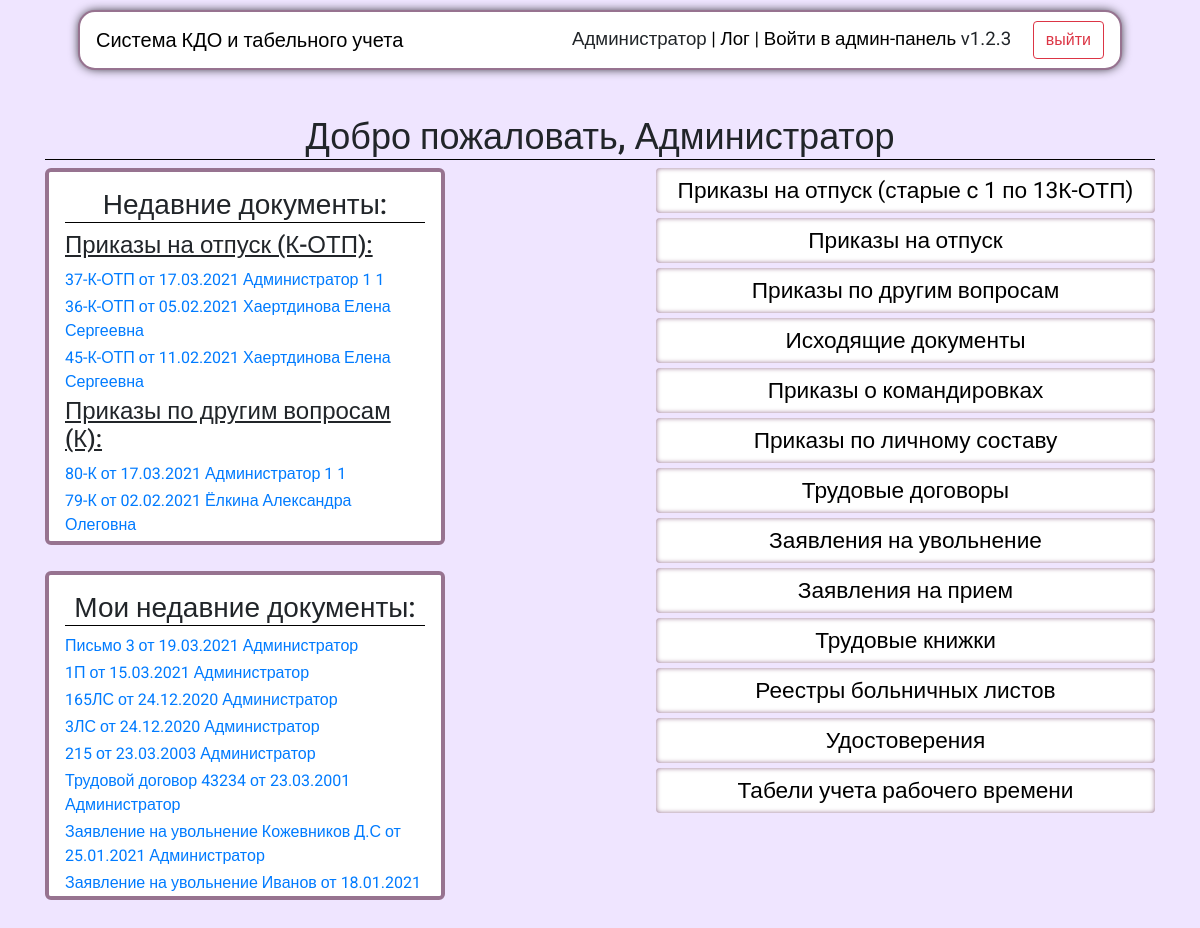
The app's page / (signed in) with its own data.
### reg_jounals/models.py (models this page shows, shortened)
class NewOrdersOnVacation(models.Model):
    order_date = models.DateField(help_text="Введите дату приказа", verbose_name="Дата приказа", db_index=True)
    order_number = models.CharField(blank = True, max_length=10, help_text="Введите номер приказа", verbose_name="Номер приказа", db_index=True)
    res_officer = models.CharField(default="database", blank=True, editable=False,  max_length=256, help_text="Сотрудник, который создал приказ ", verbose_name='Ответственный сотрудник')
    class Meta:
        ordering = ["-id"]
        verbose_name = 'Приказ на отпуск'
        verbose_name_plural = 'Приказы на отпуск (новые)'

class OrdersOnOtherMatters(models.Model):
    oom_number = models.CharField(max_length=5, help_text="Введите номер приказа", verbose_name="Номер приказа", db_index=True)
    oom_date = models.DateField(help_text="Введите дату приказа", verbose_name="Дата приказа", db_index=True)
    oom_content = models.CharField(max_length=256, help_text="Введите содержание приказа", verbose_name='Содержание')
    oom_res_officer = models.CharField(blank=True, editable=False,  max_length=256, help_text="Сотрудник, который внес документ в систему ", verbose_name='Ответственный сотрудник')
    class Meta:
        ordering = ["id"]
        verbose_name = 'Приказ по другим вопросам'
        verbose_name_plural = 'Приказы по другим вопросам'

class OutBoundDocument(models.Model):
    doc_type = models.CharField(default='Письмо', max_length=100, help_text="Введите вид документа (письмо, справка, и.т.д)", verbose_name='Вид', db_index=True)
    doc_number = models.CharField(default='',max_length=10, help_text="Введите номер документа", verbose_name='Номер документа', db_index=True)
    doc_date = models.DateField(help_text="Введите дату документа", verbose_name='Дата документа', db_index=True)
    doc_dest =  models.CharField(max_length=256, help_text="Введите адресата", verbose_name='Получатель (адресат)')
    doc_additionalData = models.CharField(default='none', max_length=256, help_text="Введите содержание документа", verbose_name='Содержание документа')
    doc_res_officer = models.CharField(blank=True, editable=False,  max_length=256, help_text="Сотрудник, который внес документ в систему ", verbose_name='Ответственный сотрудник')
    class Meta:
        ordering = ["id"]
        verbose_name = 'Исходящий документ'
        verbose_name_plural = 'Исходящие документы'

class OrdersOfBTrip(models.Model):
    bt_number = models.CharField(max_length=5, help_text="Введите номер приказа", verbose_name="Номер приказа", db_index=True)
    bt_date = models.DateField(help_text="Введите дату приказа", verbose_name="Дата приказа", db_index=True)
    bt_dep = models.ForeignKey('Departments', on_delete=models.CASCADE, verbose_name="Подразделение ", default="1")
    bt_place = models.CharField(max_length=256, help_text="Введите место командировки", verbose_name="Место командировки", db_index=True)
    bt_emloyer = models.CharField(max_length=256, help_text="Введите ФИО сотрудника", verbose_name="ФИО сотрудника", db_index=True)
    bt_dur_from = models.DateField(default='2000-01-01',help_text="Введите дату начала командировки", verbose_name="Дата начала командировки", db_index=True)
    bt_dur_to = models.DateField(default='2000-01-01',help_text="Введите дату завершения командировки", verbose_name="Дата завершения командировки", db_index=True)
    bt_res_officer = models.CharField(blank=True, editable=False,  max_length=256, help_text="Сотрудник, который внес документ в систему ", verbose_name='Ответственный сотрудник')
    class Meta:
        ordering = ["id"]
        verbose_name = 'Приказ о командировке'
        verbose_name_plural = 'Приказы о командировках'

class OrdersOnPersonnel(models.Model):
    op_number = models.CharField(max_length=5, help_text="Введите номер приказа", verbose_name="Номер приказа", db_index=True)
    op_date = models.DateField(help_text="Введите дату приказа", verbose_name="Дата приказа", db_index=True)
    op_dep = models.ForeignKey('Departments', on_delete=models.CASCADE,  verbose_name="Подразделение ", default="1")
    op_emloyer = models.CharField(max_length=256, help_text="Введите ФИО сотрудника", verbose_name="ФИО сотрудника", db_index=True)
    op_content = models.TextField(help_text="Введите содержание", verbose_name="Содержание приказа")
    op_selected = models.BooleanField(verbose_name="Выделить в списке", default=False)
    op_lastcheck = models.BooleanField(verbose_name="Последний проверенный", default=False)
    op_res_officer = models.CharField(blank=True, editable=False,  max_length=256, help_text="Сотрудник, который внес документ в систему ", verbose_name='Ответственный сотрудник')
    class Meta:
        ordering = ["id"]
        verbose_name = 'Приказ по личному составу'
        verbose_name_plural = 'Приказы по личному составу'

class LaborContract(models.Model):
    lc_number = models.CharField(max_length=256, help_text="Введите номер договора", verbose_name="Номер договора", db_index=True)
    lc_date = models.DateField(help_text="Введите дату договора", verbose_name="Дата договора", db_index=True)
    lc_emloyer = models.CharField(max_length=256, help_text="Введите ФИО принимаемого сотрудника", verbose_name="ФИО принимаемого сотрудника", db_index=True)
    lc_pos = models.CharField(max_length=256, help_text="Введите должность", verbose_name="Должность", db_index=True, default=' ')
    lc_dep = models.ForeignKey('Departments', related_name="departments", on_delete=models.CASCADE, verbose_name="Подразделение ", default="1")
    lc_dateOfInv = models.DateField(help_text="Введите дату приема на работу", verbose_name="Дата приема на работу", db_index=True)
    lc_workCond = models.TextField(help_text="Введите условие работы", verbose_name="Условие работы", db_index=True)
    lc_res_officer = models.CharField(blank=True, editable=False,  max_length=256, help_text="Сотрудник, который внес документ в систему ", verbose_name='Ответственный сотрудник')
    class Meta:
        ordering = ["id"]
        verbose_name = 'Трудовой договор'
        verbose_name_plural = 'Трудовые договоры'

class LetterOfResignation(models.Model):
    lor_date = models.DateField(help_text="Введите дату поступления заявления", verbose_name="Дата поступления заявления", db_index=True)
    lor_number = models.CharField(default='',max_length=10, help_text="Введите номер документа", verbose_name='Номер документа', db_index=True)
    lor_employee = models.CharField(max_length=256, help_text="Введите ФИО увольняемого сотрудника", verbose_name="Увольняемый сотрудник")
    lor_position = models.CharField(max_length=256, help_text="Введите должность увольняемого сотрудника", verbose_name="Должность")
    lor_departament = models.ForeignKey('Departments', on_delete=models.CASCADE, verbose_name="Подразделение ", default="1")
    lor_dateOfRes = models.DateField(help_text="Введите дату увольнения", verbose_name="Дата увольнения", db_index=True)
    lor_additionalData = models.CharField(blank=True, null=True, default=" ", max_length=256, help_text="Введите примечание", verbose_name="Примечание")
    lor_res_officer = models.CharField(blank=True, editable=False,  max_length=256, help_text="Сотрудник, который внес документ в систему ", verbose_name='Ответственный сотрудник')
    class Meta:
        ordering = ["id"]
        verbose_name = 'Заявление на увольнение'
        verbose_name_plural = 'Заявления на увольнение'

### reg_jounals/views.py (the view)
# urls.py: path('', views.index, name='index'),
def index(request):
    if request.user.is_authenticated:
        user_ = request.user
        u_group = user_.groups.all()
        for group in u_group:
            if (group.name == 'Табельщик') or (group.name == 'Сотрудник РО') :
                return redirect('/turv/')
        r_oov = NewOrdersOnVacation.objects.all().order_by('-id')[:3]
        r_my_oov = NewOrdersOnVacation.objects.filter(res_officer=user_.first_name)[:3]
        r_oom = OrdersOnOtherMatters.objects.all().order_by('-id')[:3]
        r_my_oom = OrdersOnOtherMatters.objects.filter(oom_res_officer=user_.first_name).order_by('-id')[:3]
        r_obd = OutBoundDocument.objects.all().order_by('-id')[:3]
        r_my_obd = OutBoundDocument.objects.filter(doc_res_officer=user_.first_name).order_by('-id')[:3]
        r_obt = OrdersOfBTrip.objects.all().order_by('-id')[:3]
        r_my_obt = OrdersOfBTrip.objects.filter(bt_res_officer=user_.first_name).order_by('-id')[:3]
        r_oop = OrdersOnPersonnel.objects.all().order_by('-id')[:3]
        r_my_oop = OrdersOnPersonnel.objects.filter(op_res_officer=user_.first_name).order_by('-id')[:3]
        r_lc = LaborContract.objects.all().order_by('-id')[:3]
        r_my_lc = LaborContract.objects.filter(lc_res_officer=user_.first_name).order_by('-id')[:3]
        r_lor = LetterOfResignation.objects.all().order_by('-id')[:3]
        r_my_lor = LetterOfResignation.objects.filter(lor_res_officer=user_.first_name).order_by('-id')[:3]
        r_loi = LetterOfInvite.objects.all().order_by('-id')[:3]
        r_my_loi = LetterOfInvite.objects.filter(loi_res_officer=user_.first_name).order_by('-id')[:3]
        r_eh = EmploymentHistory.objects.all().order_by('-id')[:3]
        r_my_eh = EmploymentHistory.objects.all().filter(eh_res_officer=user_.first_name).order_by('-id')[:3]
        r_sr = SickRegistry.objects.all().order_by('-id')[:3]
        r_my_sr = SickRegistry.objects.all().filter(sr_res_officer=user_.first_name).order_by('-id')[:3]
        user_io = request.user.first_name.split(' ')
        if len(user_io) < 3:
            user_io = str(user_io[0])
        else:
            user_io = str(user_io[1]) + " " +str(user_io[2])
        return render(request, 'reg_jounals/index.html', context={
                'r_sr':r_sr,
                'r_my_sr':r_my_sr,
                'r_eh':r_eh,
                'r_my_eh':r_my_eh,
                'r_loi':r_loi,
                'r_my_loi':r_my_loi,
                'user_io':user_io,
                'r_lor':r_lor,
                'r_my_lor':r_my_lor,
                'r_oov':r_oov,
                'r_my_oov':r_my_oov,
                'r_oom':r_oom,
                'r_my_oom':r_my_oom,
                'r_obd':r_obd,
                'r_my_obd':r_my_obd,
                'r_obt':r_obt,
                'r_my_obt':r_my_obt,
                'r_oop':r_oop,
                'r_my_oop':r_my_oop,
                'r_lc':r_lc,
                'r_my_lc':r_my_lc})
    else: return redirect('/accounts/login/')

### reg_jounals/templates/reg_jounals/index.html (shortened to what this page needs)
<!DOCTYPE html>
<html  lang="en">
<head>
  {%load static%}
  <link rel="stylesheet" href="{% static 'css/style3.css'%}">
  <link rel="stylesheet" href="{% static 'css/VacList.css'%}">
  <link rel="stylesheet" href="https://cdn.jsdelivr.net/npm/bootstrap@4.5.3/dist/css/bootstrap.min.css">
</head>
<body onload="TextDisabled()">
  <header>
    <nav class="navbar navbar-light ">
    <span class="navbar-brand mb-0 h1">{%block header%}Система КДО и табельного учета{%endblock%}</span><span style="text-align: right; float: right;font-size: 14pt;">  {{ user.first_name }} {% if request.user.is_superuser%}  <a style="color:black;" href="{% url 'logfile' %}">| Лог |</a> <a style="color:black;" href="/admin/">Войти в админ-панель</a><span id="version"> v1.2.3 </span>{%endif%} {% if request.user.groups.all.0.name == 'Редактирование справочников' %} <a style="color:black;" href="/admin">| Подразделения</a> {% endif %}<a class="btn btn-outline-danger" style="margin-left: 17px;" href="{% url 'logout'%}">выйти</a></span>
  </header>
<div class="container">
    {%block content%}
    <h1 style="text-align: center;
    margin-top: 46px;
    font-size: 27pt;
    border-bottom: 1px solid black;">Добро пожаловать, {{user_io}} </h1>
    <div class="recents">
    <div class="recent">
      <h3 style="text-align: center;">Недавние документы:</h3>
        <div class="r_oov">
        <h4><u>Приказы на отпуск (К-ОТП):</u></h4>
        {% for oov in r_oov%}
        <p><a href="/orders_on_vacation_new/{{oov.id}}/create">{{oov.order_number}} от {{oov.order_date|date:"d.m.Y"}} {{oov.res_officer}}</a></p>
        {%endfor%}
        </div>
        <div class="r_oom">
        <h4><u>Приказы по другим вопросам (К):</u></h4>
        {% for oom in r_oom%}
        <p><a href="/orders_on_others/{{oom.id}}/edit">{{oom.oom_number}} от {{oom.oom_date|date:"d.m.Y"}} {{oom.oom_res_officer}}</a></p>
        {%endfor%}
        </div>
    </div>
    <div class="recent_my">
      <h3 style="text-align: center;">Мои недавние документы:</h3>
      {% for obd in r_my_obd%}
      <p><a href="/outbound_docs/{{obd.id}}/edit">{{obd.doc_type}} {{obd.doc_number}} от {{obd.doc_date|date:"d.m.Y"}} {{obd.doc_res_officer}}</a></p>
      {%endfor%}
      {% for obt in r_my_obt%}
      <p><a href="/orders_of_BTrip/{{obt.id}}/upd">{{obt.bt_number}} от {{obt.bt_date|date:"d.m.Y"}} {{obt.bt_res_officer}}</a></p>
      {%endfor%}
      {% for oop in r_my_oop%}
      <p><a href="/orders_on_personnel/{{oop.id}}/upd">{{oop.op_number}} от {{oop.op_date|date:"d.m.Y"}} {{oop.op_res_officer}}</a></p>
      {%endfor%}
      {% for lc in r_my_lc%}
      <p><a href="/laborContracts/{{lc.id}}/upd">Трудовой договор {{lc.lc_number}} от {{lc.lc_date|date:"d.m.Y"}} {{lc.lc_res_officer}}</a></p>
      {%endfor%}
      {% for lor in r_my_lor%}
      <p><a href="/letters_of_resignation/{{lor.id}}/edit">Заявление на увольнение {{lor.lor_employee}} от {{lor.lor_date|date:"d.m.Y"}} {{lor.lor_res_officer}}</a></p>
      {%endfor%}
    </div>
</div>
    <div class="container_grid">
      <a href="{% url 'orders_on_vacation' %}" class="btn btn-info main_button" >Приказы на отпуск (старые c 1 по 13К-ОТП)</a>
      <a href="{% url 'orders_on_vacation_new' %}" class="btn btn-info main_button" >Приказы на отпуск</a>
      <a href="{% url 'orders_on_others' %}" class="btn btn-info main_button">Приказы по другим вопросам</a>
      <a href="{%url 'outbound'%}" class="btn btn-info main_button">Исходящие документы</a>
      <a href="{%url 'orders_of_BTrip'%}" class="btn btn-info main_button " >Приказы о командировках</a>
      <a href="{%url 'orders_on_personnel'%}" class="btn btn-info main_button">Приказы по личному составу</a>
      <a href="{%url 'labor_contracts'%}" class="btn btn-info main_button">Трудовые договоры</a>
      <a href="{%url 'resignation'%}" class="btn btn-info main_button">Заявления на увольнение</a>
      <a href="{%url 'invite'%}" class="btn btn-info main_button">Заявления на прием</a>
      <a href="{%url 'employment_history'%}" class="btn btn-info main_button">Трудовые книжки</a>
      <a href="{%url 'sick_regs'%}" class="btn btn-info main_button">Реестры больничных листов</a>
<a href="{%url 'identity'%}" class="btn btn-info main_button">Удостоверения</a>
        <a href="{%url 'tabels_url'%}"  class="btn btn-info  main_button">Табели учета рабочего времени</a>
    </div>
    {%endblock%}
  </div>
</body>
</html>

### reg_jounals/static/css/style3.css (style rules this page uses)
* { font-family: 'Roboto', sans-serif; }
body { background: #white !important; background-color: #efe5ff !important; }
.navbar-light .navbar-brand { color: rgb(0 0 0) !important; }
.container_grid { float: right; display: grid; grid-template-columns: repeat(1, 499px) !important; grid-template-rows: repeat(13, 45px); grid-gap: 5px; }
.recents { float: left; width: 400px; }
.recent { width: 400px; left: 15px; border: 4px solid #977390; top: 92px; float: left; overflow-x: hidden !important; height: 377px; border-radius: 6px; background: white; overflow: scroll; padding: 16px; margin-right: 0; scroll-snap-type: none; }
.recent p, .recent_my p { margin-bottom: 3px; }
.recent h3, .recent_my h3 { border-bottom: 1px solid black; }
.recent_my { background: white; padding: 16px; height: 329px; bottom: 18px; margin-right: 0; float: left; left: 15px; margin-top: 26px; width: 400px; border: 4px solid #977390; overflow-y: scroll; border-radius: 6px; }
.container { margin-top: 10px; }
.main_button { background: #ffffff !important; color: black !important; font-size: 17pt !important; border-color: none !important; border: none !important; box-shadow: inset 0px 0px 5px 0px #977390 !important; }
.navbar { width: 87%; margin: 10px auto; border-radius: 17px; border: 2px solid #977390; background: white; box-shadow: 0px 0px 11px -2px black; }

### records on screen
NewOrdersOnVacation: order_number "37-К-ОТП", order_date "17.03.2021", res_officer "Администратор 1 1"
NewOrdersOnVacation: order_number "36-К-ОТП", order_date "05.02.2021", res_officer "Хаертдинова Елена Сергеевна"
NewOrdersOnVacation: order_number "45-К-ОТП", order_date "11.02.2021", res_officer "Хаертдинова Елена Сергеевна"
OrdersOnOtherMatters: oom_number "80-К", oom_date "17.03.2021", oom_res_officer "Администратор 1 1"
OrdersOnOtherMatters: oom_number "79-К", oom_date "02.02.2021", oom_res_officer "Ёлкина Александра Олеговна"
OutBoundDocument: doc_type "Письмо", doc_number "3", doc_date "19.03.2021", doc_res_officer "Администратор"
OrdersOfBTrip: bt_number "1П", bt_date "15.03.2021", bt_res_officer "Администратор"
OrdersOnPersonnel: op_number "165ЛС", op_date "24.12.2020", op_res_officer "Администратор"
OrdersOnPersonnel: op_number "3ЛС", op_date "24.12.2020", op_res_officer "Администратор"
OrdersOnPersonnel: op_number "215", op_date "23.03.2003", op_res_officer "Администратор"
LaborContract: lc_number "43234", lc_date "23.03.2001", lc_res_officer "Администратор"
LetterOfResignation: lor_employee "Кожевников Д.С", lor_date "25.01.2021", lor_res_officer "Администратор"
LetterOfResignation: lor_employee "Иванов", lor_date "18.01.2021"

### other values on screen
{{ user.first_name }} "Администратор"
{{ user_io }} "Администратор"
